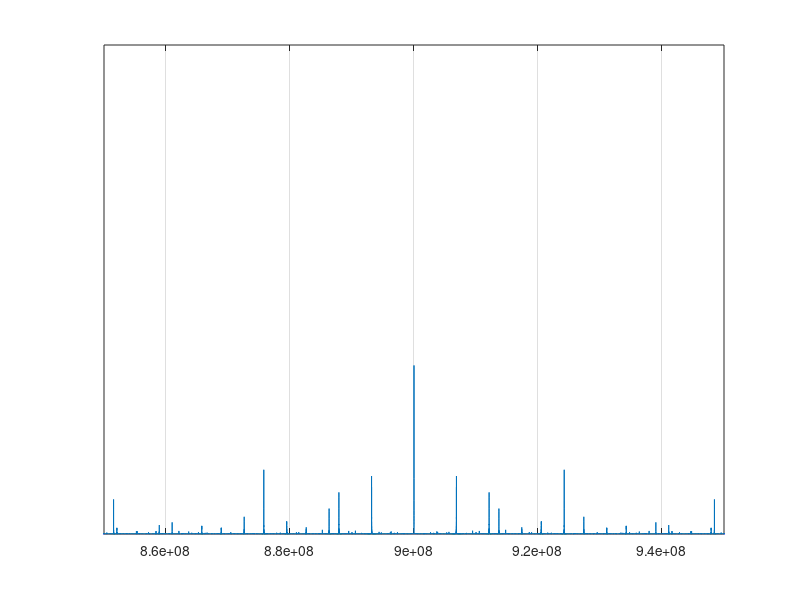

The MATLAB script that drew this image:
t_s = 1/1800e6; %采样周期
t_start = 0.01; %起始时间
t_end = 0.02;     %结束时间
t = t_start : t_s : t_end;
y = 1.5*sin(2*pi*900e6*t);  %生成信号

%%%%%%%%%%%%%%%%%%%%%%%%%%%%%%%频谱%%%%%%%%%%%%%%%%%%%%%%%%%%%%%%%%%%%%%%%
y_f = fft(y); %傅里叶变换

Druation = t_end -t_start;  %计算采样时间
Sampling_points = Druation/t_s +1;  %采样点数，fft后的点数就是这个数
f_s = 1/t_s; %采样频率
f_x = 0:f_s/(Sampling_points -1):f_s;  %注意这里和横坐标频率对应上了，频率分辨率就是f_s/(Sampling_points -1)
t2 = f_x-f_s/2;
shift_f = abs(fftshift(y_f));

plot(f_x,abs(y_f));
grid on;
axis([850e6 950e6 0 0.1])
set(gca,'ytick',[])
